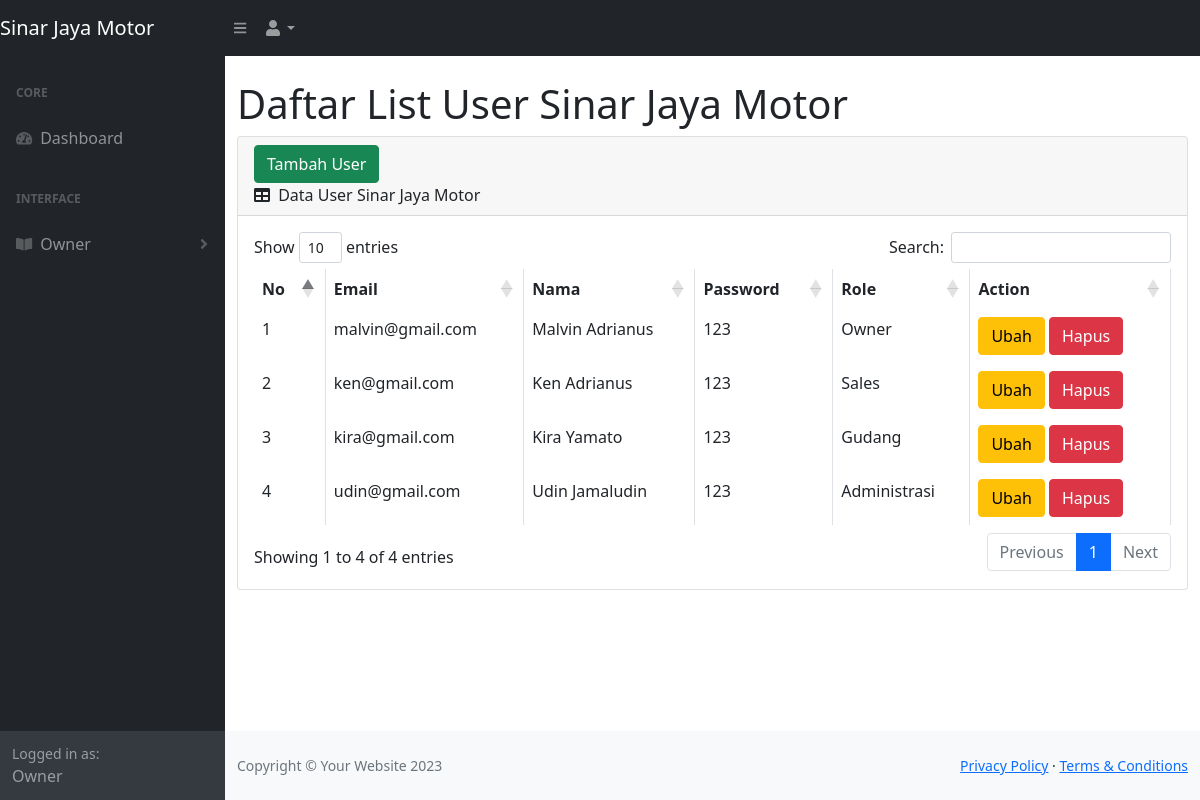
Page /user.php (signed in) on the earlier database version.
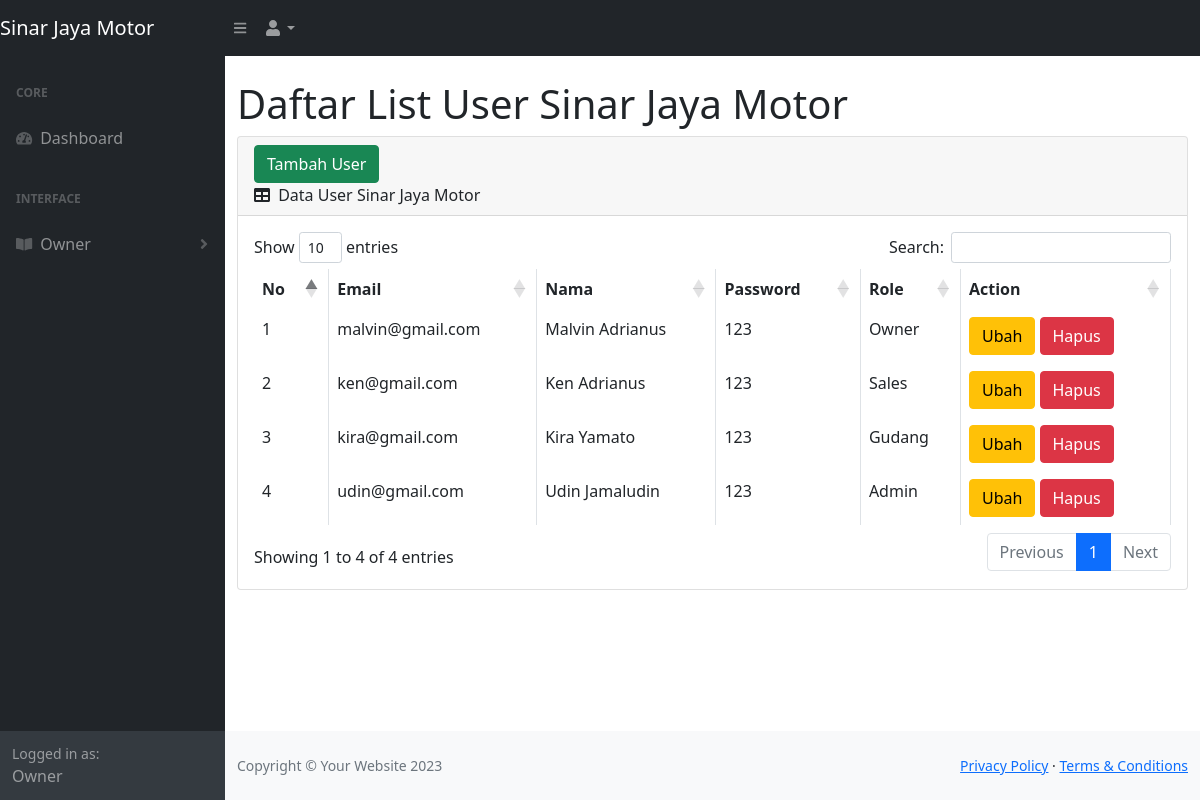
Same page on the later database version.
### tables this page shows
CREATE TABLE `tb_register` (
  `id_user` int(11) NOT NULL,
  `email` varchar(100) NOT NULL,
  `namadepan` varchar(100) NOT NULL,
  `namabelakang` varchar(100) NOT NULL,
  `password` varchar(100) NOT NULL,
  `role` varchar(100) NOT NULL
);

### user.php (the view, shortened to what the changed rows need)
<?php
     include 'function.php';
?>
<!DOCTYPE html>
<html lang="en">
    <head>
        <link href="./css/styles.css" rel="stylesheet" />
        <link href="https://cdn.datatables.net/1.10.20/css/dataTables.bootstrap4.min.css" rel="stylesheet" />
    </head>
    <body class="sb-nav-fixed">
        <div id="layoutSidenav">
            <div id="layoutSidenav_content">
                <main>
                    <div class="container-fluid">
                        <h1 class="mt-4">Daftar List User Sinar Jaya Motor</h1>
                        <div class="card mb-4">
                            <div class="card-body">
                                <div class="table-responsive">
                                    <table class="table table-bordered" id="dataTable" width="100%" cellspacing="0">
                                        <thead>
                                            <tr>
                                                <th>No</th>
                                                <th>Email</th>
                                                <th>Nama</th>
                                                <th>Password</th>
                                                <th>Role</th>
                                                <th>Action</th>
                                            </tr>
                                        </thead>
                                        <tbody>
                                            <?php
                                                $ambilsemuadatastock = mysqli_query($koneksi,"SELECT * FROM  tb_register");
                                                $i=1;
                                                while($data=mysqli_fetch_array($ambilsemuadatastock)){
                                                    $id_u   = $data['id_user'];
                                                    $email = $data['email'];
                                                    $namad = $data['namadepan'];
                                                    $namab = $data['namabelakang'];
                                                    $pass  = $data['password'];
                                                    $role  = $data['role'];
                                                ?>
                                                <tr>
                                                    <td><?=$i++?></td>
                                                    <td><?=$email;?></td>
                                                    <td><?=$namad;?> <?=$namab;?></td>
                                                    <td><?=$pass;?></td>
                                                    <td><?=$role;?></td>
                                                <td>
                                                <button type="button" class="btn btn-warning" data-toggle="modal" data-target="#edit<?=$id_u;?>">
                                                Ubah
                                                </button>
                                                <button type="button" class="btn btn-danger" data-toggle="modal" data-target="#delete<?=$id_u;?>">
                                                Hapus
                                                </td>
                                            </tr>
                                            <?php }; ?>
                                        </tbody>
                                    </table>
                                </div>
                            </div>
                        </div>
                    </div>
                </main>
            </div>
        </div>
        </body>
</html>

Differences in the rows shown:
changed tb_register "udin@gmail.com": role "Administrasi" → "Admin"
